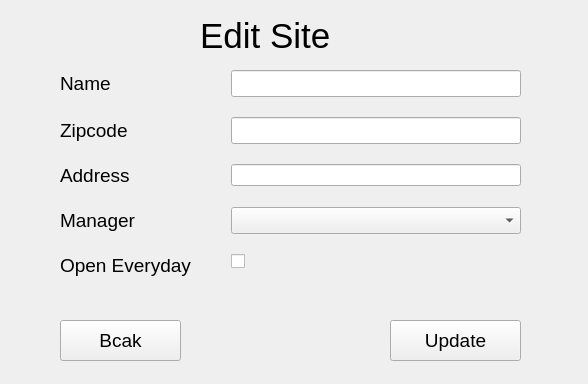
<?xml version="1.0" encoding="UTF-8"?>
<ui version="4.0">
 <class>administrator_edit_site</class>
 <widget class="QMainWindow" name="administrator_edit_site">
  <property name="geometry">
   <rect>
    <x>0</x>
    <y>0</y>
    <width>588</width>
    <height>384</height>
   </rect>
  </property>
  <property name="windowTitle">
   <string>Administrator Edit Site</string>
  </property>
  <widget class="QWidget" name="centralwidget">
   <widget class="QLabel" name="label">
    <property name="geometry">
     <rect>
      <x>200</x>
      <y>10</y>
      <width>151</width>
      <height>51</height>
     </rect>
    </property>
    <property name="font">
     <font>
      <pointsize>26</pointsize>
     </font>
    </property>
    <property name="text">
     <string>Edit Site</string>
    </property>
   </widget>
   <widget class="QWidget" name="formLayoutWidget">
    <property name="geometry">
     <rect>
      <x>60</x>
      <y>70</y>
      <width>461</width>
      <height>221</height>
     </rect>
    </property>
    <layout class="QFormLayout" name="formLayout">
     <property name="horizontalSpacing">
      <number>40</number>
     </property>
     <property name="verticalSpacing">
      <number>20</number>
     </property>
     <item row="0" column="0">
      <widget class="QLabel" name="nameLabel">
       <property name="font">
        <font>
         <pointsize>14</pointsize>
        </font>
       </property>
       <property name="text">
        <string>Name</string>
       </property>
      </widget>
     </item>
     <item row="0" column="1">
      <widget class="QLineEdit" name="nameLineEdit">
       <property name="font">
        <font>
         <pointsize>12</pointsize>
        </font>
       </property>
      </widget>
     </item>
     <item row="1" column="0">
      <widget class="QLabel" name="zipcodeLabel">
       <property name="font">
        <font>
         <pointsize>14</pointsize>
        </font>
       </property>
       <property name="text">
        <string>Zipcode</string>
       </property>
      </widget>
     </item>
     <item row="1" column="1">
      <widget class="QLineEdit" name="zipcodeLineEdit">
       <property name="font">
        <font>
         <pointsize>12</pointsize>
        </font>
       </property>
      </widget>
     </item>
     <item row="2" column="0">
      <widget class="QLabel" name="addressLabel">
       <property name="font">
        <font>
         <pointsize>14</pointsize>
        </font>
       </property>
       <property name="text">
        <string>Address</string>
       </property>
      </widget>
     </item>
     <item row="2" column="1">
      <widget class="QLineEdit" name="addressLineEdit"/>
     </item>
     <item row="3" column="0">
      <widget class="QLabel" name="managerLabel">
       <property name="font">
        <font>
         <pointsize>14</pointsize>
        </font>
       </property>
       <property name="text">
        <string>Manager</string>
       </property>
      </widget>
     </item>
     <item row="3" column="1">
      <widget class="QComboBox" name="managerComboBox">
       <property name="font">
        <font>
         <pointsize>12</pointsize>
        </font>
       </property>
      </widget>
     </item>
     <item row="4" column="0">
      <widget class="QLabel" name="openEverydayLabel">
       <property name="font">
        <font>
         <pointsize>14</pointsize>
        </font>
       </property>
       <property name="text">
        <string>Open Everyday</string>
       </property>
      </widget>
     </item>
     <item row="4" column="1">
      <widget class="QCheckBox" name="openEverydayCheckBox">
       <property name="font">
        <font>
         <pointsize>12</pointsize>
        </font>
       </property>
      </widget>
     </item>
    </layout>
   </widget>
   <widget class="QPushButton" name="back_btn">
    <property name="geometry">
     <rect>
      <x>60</x>
      <y>320</y>
      <width>121</width>
      <height>41</height>
     </rect>
    </property>
    <property name="font">
     <font>
      <pointsize>14</pointsize>
     </font>
    </property>
    <property name="text">
     <string>Bcak</string>
    </property>
   </widget>
   <widget class="QPushButton" name="update_btn">
    <property name="geometry">
     <rect>
      <x>390</x>
      <y>320</y>
      <width>131</width>
      <height>41</height>
     </rect>
    </property>
    <property name="font">
     <font>
      <pointsize>14</pointsize>
     </font>
    </property>
    <property name="text">
     <string>Update</string>
    </property>
   </widget>
  </widget>
 </widget>
 <resources/>
 <connections/>
</ui>
